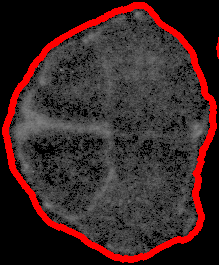
#> input picture 87.tif, 219 x 265 px
$ python contour.py 87.tif 5
#> lines starting #> are read from the running program, lines starting #| are printed output that depends on the picture; after the words box and inside, x2 and y2 are one past the last pixel; in counts of white or black regions, pixels touching at a corner belong together
'''
 * Python program to use contours to count the objects in an image.
 *
 * usage: python Contours.py <filename> <threshold>
'''

import os
import numpy as np
import cv2, sys
"""
	functions to allow sorting the slices, in case there is a need to have the images ordered
"""
def get_min_by_col(li, col, j):
	"""
	li is the list of contours
	j is the shape index of the list of contours
	col is the column by which you want to sort (x or y position)
	"""
	minValue = li[j][0][0][col]
	"""
		first 0 is the pixel is the first pixel in the list of contours
		second 0 is a "buffer" index as the pixels are stored as a list element within a list (e.g. [[25, 12]])
	"""
	for i in range(0, len(li[j])):
		if li[j][i][0][col] < minValue:
			minValue = li[j][i][0][col]
	return minValue

def quicksort(myList, start, end, contourList):
	if start < end:
		pivot = partition(myList, start, end, contourList)
		quicksort(myList, start, pivot-1, contourList)
		quicksort(myList, pivot+1, end, contourList)

def partition(myList, start, end, contourList):
	pivot = myList[start]
	left = start+1
	right = end
	done = False
	while not done:
		while left <= right and myList[left] <= pivot:
			left = left + 1
		while myList[right] >= pivot and right >= left:
			right = right - 1
		if right < left:
			done = True
		else:
			myList[left],myList[right] = myList[right],myList[left]
			contourList[left],contourList[right] = contourList[right],contourList[left]
	myList[start],myList[right] = myList[right],myList[start]
	contourList[start],contourList[right] = contourList[right],contourList[start]
	return right


def contour_picture(filename, outline, blackBG, t, outputName):
#> called with filename = '87.tif', outline = 2, blackBG = False, t = 5, outputName = './output'
	image = cv2.imread(filename = filename)
#> image is the input picture: shape (265, 219, 3); mean B, G, R 37.5, 37.5, 58.9

	# create binary image
	gray = cv2.cvtColor(src = image, code = cv2.COLOR_BGR2GRAY)
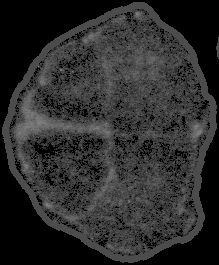
#> gray: shape (265, 219); min 0, max 134, mean 43.9
	blur = cv2.GaussianBlur(src = gray,
		ksize = (5, 5),
		sigmaX = 0)
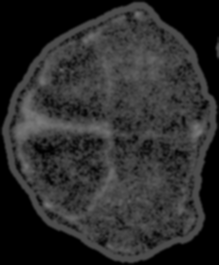
#> blur: shape (265, 219); min 0, max 125, mean 43.9
	(t, binary) = cv2.threshold(src = blur,
		thresh = t,
		maxval = 255,
		type = cv2.THRESH_BINARY)
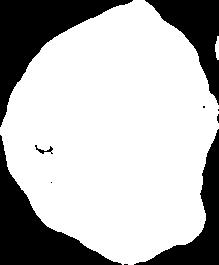
#> binary: shape (265, 219); 72% white; 10 black regions (5 under 20 px)
#> t = 5

	if not(blackBG):
		image = cv2.bitwise_not(image)
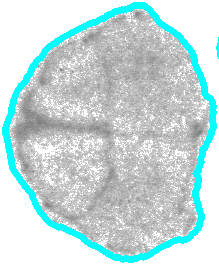
#> image: shape (265, 219, 3); mean B, G, R 217.5, 217.5, 196.1

	# find contours
	(contours, _) = cv2.findContours(image = binary,
		mode = cv2.RETR_EXTERNAL,
		method = cv2.CHAIN_APPROX_SIMPLE)
#> contours = 2 contours; box (x1, y1, x2, y2) and area: (0, 0, 219, 265) 41412, (215, 36, 219, 60) 48

	contours_size_filter = []
	#filter contour to shapes bigger than 200 to avoid garbage data from being shown
	for (i, c) in enumerate(contours):
		if len(c) > 200:
			contours_size_filter.append(contours[i])
#> this loop made 2 passes
#> after the loop, contours_size_filter = 1 contour; box (x1, y1, x2, y2) and area: (0, 0, 219, 265) 41412
	print("Trimmed down to %d objects." % len(contours_size_filter))
#| Trimmed down to 1 objects.

	#sorting the shapes by the leftermost pixel, can be removed and the base functionality works
	minXPixels = []
	for (i,c) in enumerate(contours_size_filter):
		minXPixels.append(int(get_min_by_col(contours_size_filter, 0, i)))
#> this loop made 1 pass
#> after the loop, minXPixels = [0]
	quicksort(minXPixels, 0, len(minXPixels)-1, contours_size_filter)

	# draw contours over original image according to outline parameter
	#0 = outline only, 1 = content only, 2 = content and outline, outlines being in a separate folder
	if outline == 0:
		image[np.where((image>[0,0,0]).all(axis=2))] = [0,0,0]
		cv2.drawContours(image = image,
		contours = contours_size_filter,
		contourIdx = -1,
		color = (0, 0, 255),
		thickness = 5)
	elif outline == 1:
		pass
	elif outline == 2:
		#creating folders for the separate outline output
		if not os.path.exists(outputName):
			os.makedirs(outputName)
		if not os.path.exists(outputName+"/content"):
			os.makedirs(outputName+"/content")
		#writing content images to content folder
		for (i, c) in enumerate(contours_size_filter):
			(x, y, w, h) = cv2.boundingRect(c)
			crop_img = image[y:y+h, x:x+w]
			cv2.imwrite(outputName+"/content/"+str(i)+".tif", img = crop_img)
#> this loop made 1 pass
		#creating contour folder
		outputName = outputName + "/contours"
		if not os.path.exists(outputName):
			os.makedirs(outputName);

		image[np.where((image>[0,0,0]).all(axis=2))] = [0,0,0]
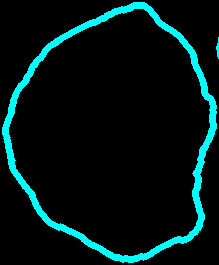
#> image: shape (265, 219, 3); mean B, G, R 21.4, 21.4, 0
#> (the run stopped early here; a loop or call above may not have finished)
